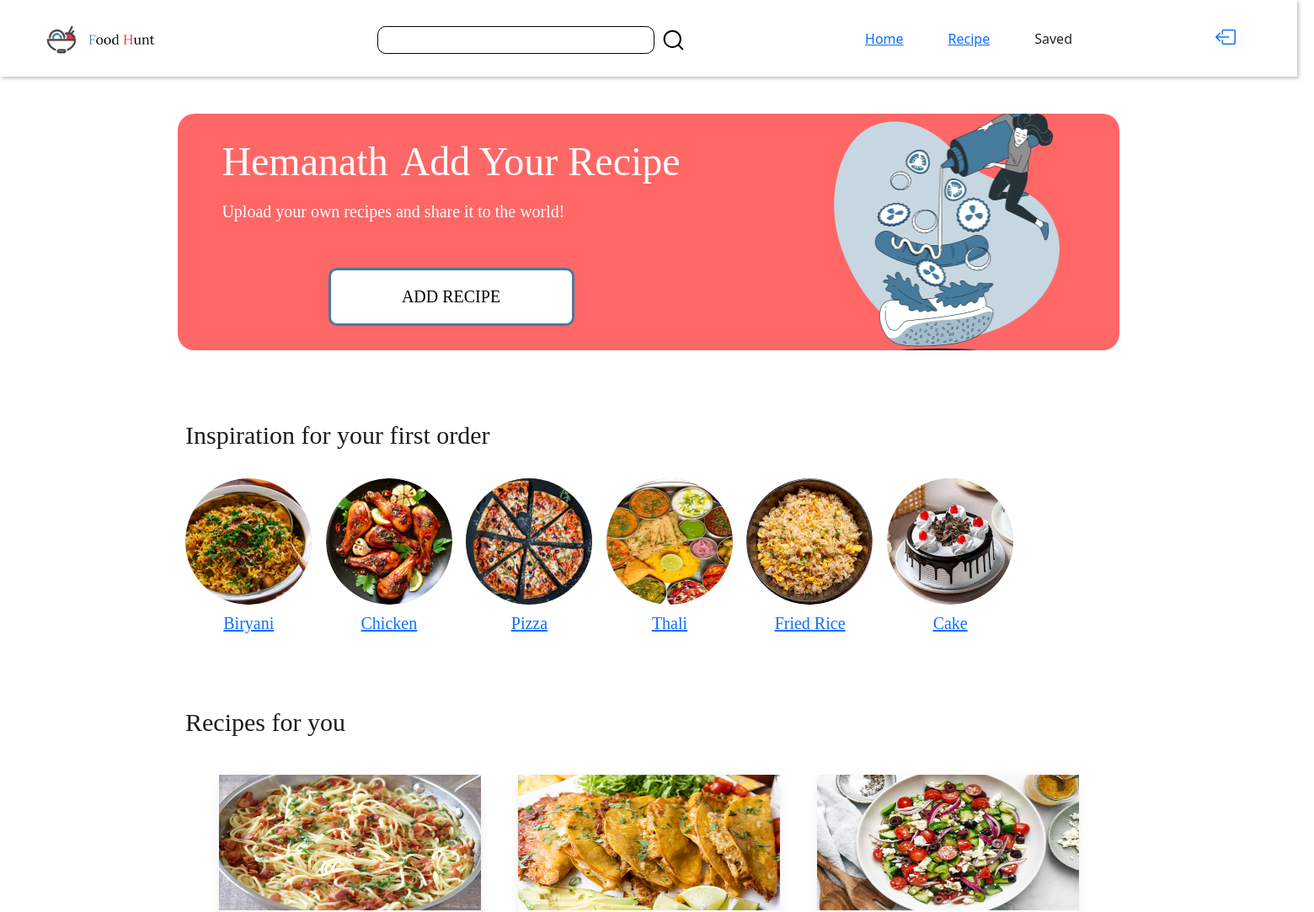
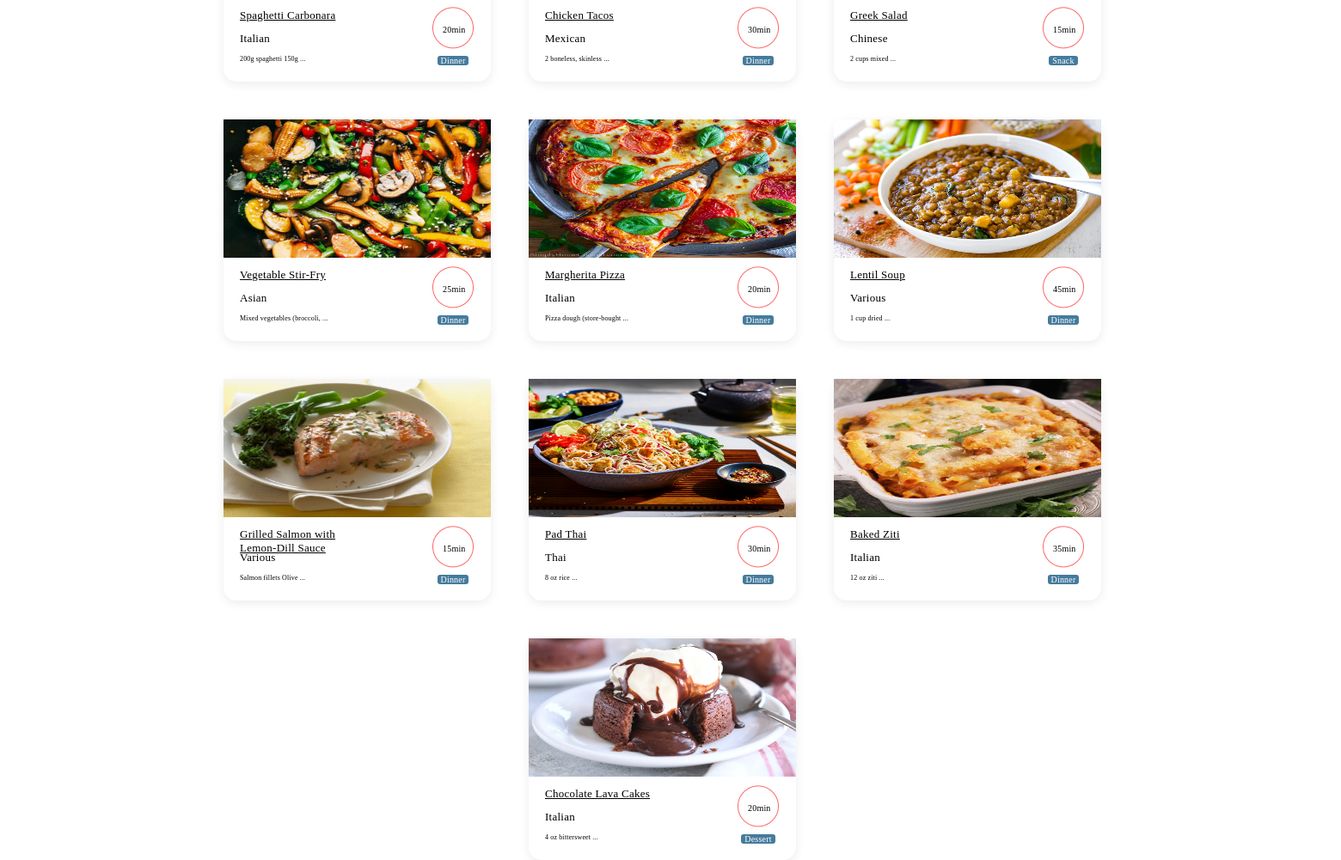
The app's page / (signed in) with its own data (2 pictures, top to bottom).
### ZoomApp/models.py (models this page shows, shortened)
class Recipe(models.Model):
    MEAL_TYPES = [
        ('Breakfast', 'Breakfast'),
        ('Lunch', 'Lunch'),
        ('Dinner', 'Dinner'),
        ('Snack', 'Snack'),
        ('Dessert', 'Dessert'),
    ]
    CUISINE_CHOICES = [
        ('Italian', 'Italian'),
        ('Indian', 'Indian'),
        ('Chinese', 'Chinese'),
        ('Mexican', 'Mexican'),
    ]
    title = models.CharField(max_length=200)
    description = models.TextField()
    ingredients = models.JSONField(blank=True, null=True)
    steps = models.JSONField(blank=True, null=True)
    image = models.ImageField(upload_to="recipe_image/", null=True, blank=True)
    author = models.ForeignKey(User, on_delete=models.CASCADE)
    meal_type = models.CharField(max_length=20, choices=MEAL_TYPES, default='Breakfast')
    cooking_time = models.PositiveIntegerField(default=0)  # In minutes
    cuisines = models.CharField(max_length=20, choices=CUISINE_CHOICES, default="Indian")

### ZoomApp/views.py (the view)
# urls.py: 2. Add a URL to urlpatterns:  path('', views.home, name='home')
def home(request):
    recipes = Recipe.objects.all()
    return render(request, 'home.html', {'recipes':recipes})

### ZoomApp/templatetags/custom_filters.py (called while the page is built)
@register.filter
def first_three_words(text):
    words = text.split()
    return ' '.join(words[:3]) + " ..."

### ZoomApp/templates/home.html (shortened to what this page needs)
{% load static %}
<!DOCTYPE html>
<html lang="en">
<head>
    {% load custom_filters %}
    <link rel="stylesheet" href="{% static 'home.css' %}">
    <link href="https://cdn.jsdelivr.net/npm/bootstrap@5.3.1/dist/css/bootstrap.min.css" rel="stylesheet">
</head>
<body>
    <div class="home">
        {% include 'search.html' %}
        <div class="recipe_outer_frame">
            <div class="add_recipe_frame_card_text">
                <div class="add_recipe_frame_card_detail_text_title">
                    <p class="add_recipe_frame_card_detail_text_title_name">
                        <a style="margin-right: 15px;">{{ user.username }}</a>Add Your Recipe</p>
                    <p class="add_recipe_frame_card_detail_text_title_detail">Upload your own recipes and share it to the world!</p>
                </div>
                <div class="add_recipe_frame_card_detail_text_button" data-bs-toggle="modal" data-bs-target="#staticBackdrop">
                    <div class="add_recipe_frame_card_detail_text_button_class">Add Recipe</div>
                </div>
                </div>
            </div>
            <div class="add_recipe_frame_card_img">
                <img src="../static/media/Deconstructed food-bro 1.png" width="306px" height="281px" alt="Add recipe image" />
            </div>
        </div>
        <div class="custom_recipe_section">
            <div class="custom_inspiration_section">
                <div class="custom_flex_container_inspiration">
                    <div class="custom_inspiration_text">Inspiration for your first order</div>
                    <div class="custom_inspiration_image_container">
                        <div class="custom_image_flex_container">
                            <div class="custom_image_box_container">
                                <div class="custom_image_margin_space">
                                    <div class="custom_image_name_section">
                                        <div class="custom_recipe_image_name">
                                            <img class="custom_recipe_image_name_src" src="../../media/recipe_image/Biryani.png.png" alt="Favorite Image" />
                                        </div>
                                        <div class="custom_recipe_name">
                                            <a href=#>Biryani</a>
                                        </div>
                                    </div>
                                    <div class="custom_image_name_section">
                                        <div class="custom_recipe_image_name">
                                            <img class="custom_recipe_image_name_src" src="../../media/recipe_image/Chicken.png.png" alt="Favorite Image" />
                                        </div>
                                        <div class="custom_recipe_name">
                                            <a href="#">Chicken</a>
                                        </div>
                                    </div>
                                    <div class="custom_image_name_section">
                                        <div class="custom_recipe_image_name">
                                            <img class="custom_recipe_image_name_src" src="../../media/recipe_image/Pizza.png" alt="Favorite Image" />
                                        </div>
                                        <div class="custom_recipe_name">
                                            <a href="#">Pizza</a>
                                        </div>
                                    </div>
                                    <div class="custom_image_name_section">
                                        <div class="custom_recipe_image_name">
                                            <img class="custom_recipe_image_name_src" src="../../media/recipe_image/Thali.png.png" alt="Favorite Image" />
                                        </div>
                                        <div class="custom_recipe_name">
                                            <a href="#">Thali</a>
                                        </div>
                                    </div>
                                    <div class="custom_image_name_section">
                                        <div class="custom_recipe_image_name">
                                            <img class="custom_recipe_image_name_src" src="../../media/recipe_image/Fried_Rice.png.png" alt="Favorite Image" />
                                        </div>
                                        <div class="custom_recipe_name">
                                            <a href="#">Fried Rice</a>
                                        </div>
                                    </div>
                                    <div class="custom_image_name_section">
                                        <div class="custom_recipe_image_name">
                                            <img class="custom_recipe_image_name_src" src="../../media/recipe_image/Cake.png.png" alt="Favorite Image" />
                                        </div>
                                        <div class="custom_recipe_name">
                                            <a href="#">Cake</a>
                                        </div>
                                    </div>
                                </div>
                            </div>
                        </div>
                    </div>
                </div>
            </div>
        </div>
        <div class="recipes_foryou_heading">Recipes for you</div>
        <div class="frame4">
            {% for recipe in recipes %}
            <div class="frame4_card" onclick="redirectToRecipeDetail({{ recipe.id|safe }})">
                <div class="frame4_card_imagebox">
                    <div class="frame4_card_imagebox_img"><img src="../../media/{{ recipe.image }}" width="311px" height="161px" /></div>
                </div>
                <div class="frame4_card_textbox">
                    <div class="frame4_card_textbox_details">
                        <a class="frame4_card_textbox_details_1">{{ recipe.title }}</a>
                        <span class="frame4_card_textbox_details_2">{{ recipe.cuisines }}</span>
                        <span class="frame4_card_textbox_details_3">{{ recipe.ingredients|first_three_words }}</span>
                    </div>
                    <div class="frame4_circle">
                        <div class="frame4_mealcircle">
                            <img src="../static/media/Ellipse 1.png" />
                            <div class="frame4_mealtime"><span class="meal_time_text">{{ recipe.cooking_time }}min</span></div>
                        </div>
                        <div class="frame4_mealtype">
                            <span class="frame4_mealtype_text">{{ recipe.meal_type }}</span>
                        </div>
                    </div>
                </div>
            </div>
            {% endfor %}
        </div>
</body>
</html>

### records on screen
Recipe: image (picture), title "Spaghetti Carbonara", cuisines "Italian", ingredients|first_three_words "200g spaghetti 150g ...", cooking_time "20", meal_type "Dinner"
Recipe: image (picture), title "Chicken Tacos", cuisines "Mexican", ingredients|first_three_words "2 boneless, skinless ...", cooking_time "30", meal_type "Dinner"
Recipe: image (picture), title "Greek Salad", cuisines "Chinese", ingredients|first_three_words "2 cups mixed ...", cooking_time "15", meal_type "Snack"
Recipe: image (picture), title "Vegetable Stir-Fry", cuisines "Asian", ingredients|first_three_words "Mixed vegetables (broccoli, ...", cooking_time "25", meal_type "Dinner"
Recipe: image (picture), title "Margherita Pizza", cuisines "Italian", ingredients|first_three_words "Pizza dough (store-bought ...", cooking_time "20", meal_type "Dinner"
Recipe: image (picture), title "Lentil Soup", cuisines "Various", ingredients|first_three_words "1 cup dried ...", cooking_time "45", meal_type "Dinner"
Recipe: image (picture), title "Grilled Salmon with Lemon-Dill Sauce", cuisines "Various", ingredients|first_three_words "Salmon fillets Olive ...", cooking_time "15", meal_type "Dinner"
Recipe: image (picture), title "Pad Thai", cuisines "Thai", ingredients|first_three_words "8 oz rice ...", cooking_time "30", meal_type "Dinner"
Recipe: image (picture), title "Baked Ziti", cuisines "Italian", ingredients|first_three_words "12 oz ziti ...", cooking_time "35", meal_type "Dinner"
Recipe: image (picture), title "Chocolate Lava Cakes", cuisines "Italian", ingredients|first_three_words "4 oz bittersweet ...", cooking_time "20", meal_type "Dessert"

### other values on screen
{{ user.username }} "Hemanath"
